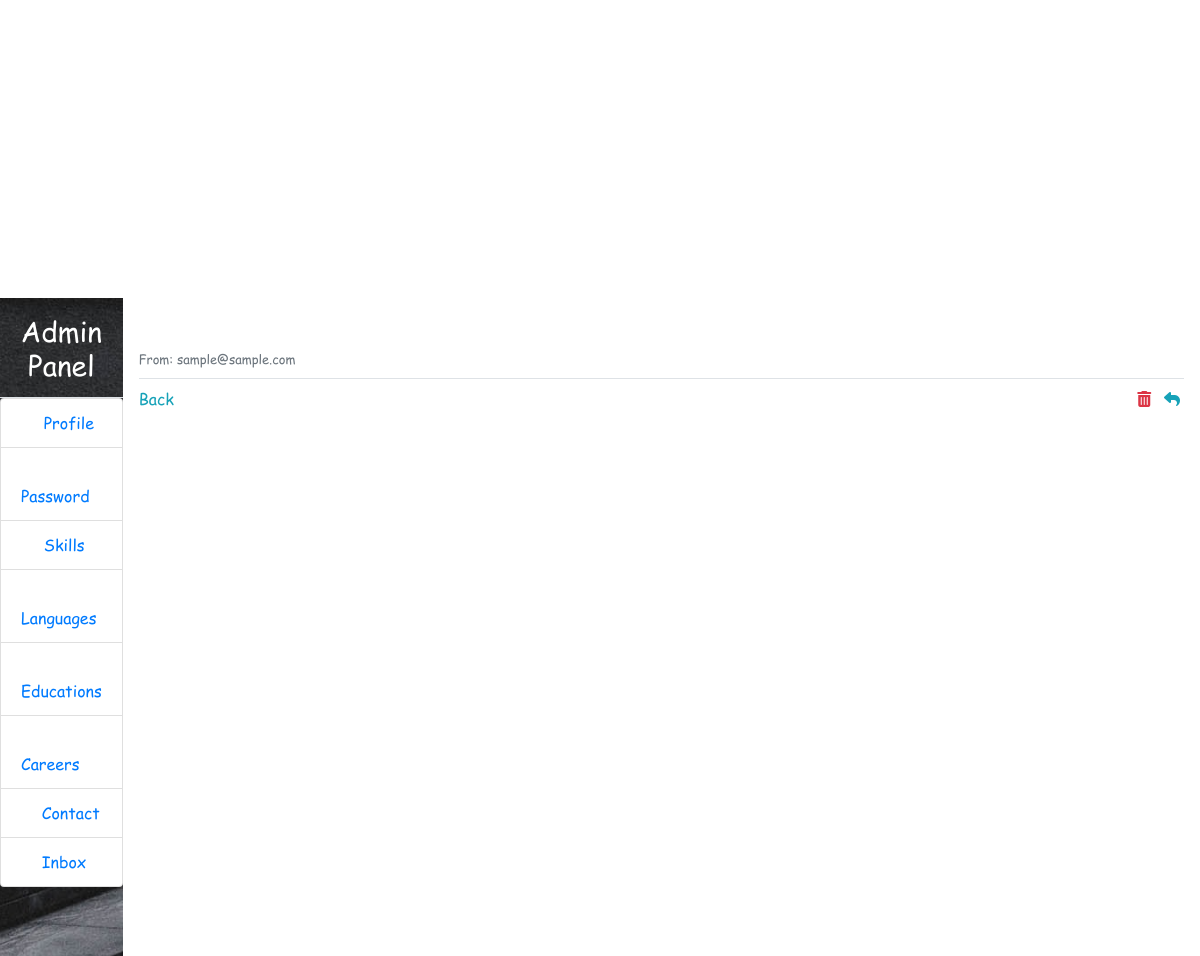
The app's page /admin/contact/messages/1 (signed in, middle part), older data.
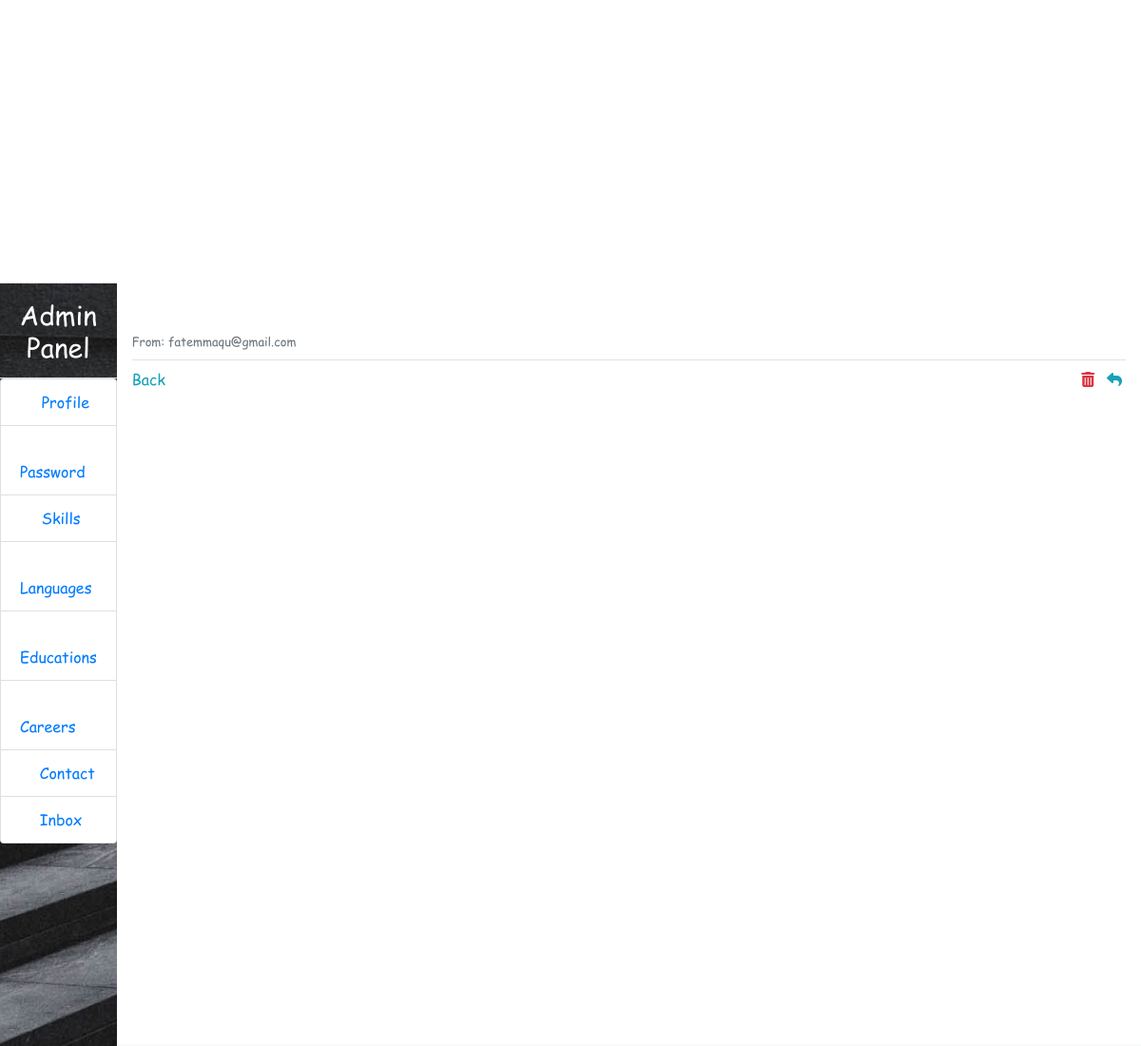
The same page, newer data.
### models.py (models this page shows, shortened)
class Message(db.Model):
    __tablename__ = "messages"
    id = Column(Integer, primary_key=True)
    sender_email = Column(String(128), nullable=False)
    postage_date = Column(DateTime, default=datetime.datetime.now)
    subject = Column(String(128), nullable=False)
    msg = Column(Text, nullable=False)

### mod_admin/views.py (the view)
@admin.route('contact/messages/<int:id>')
@and_profile
@admin_only
def single_message(profile, id):
    message = Message.query.filter(Message.id == id).first()
    if not message:
        abort(404)
    return render_template('admin/single_message.html', message=message, profile=profile)

### utils.py (called while the page is built)
def admin_only(func):
    @wraps(func)
    def inner(*args, **kw):
        if not session.get("fullname"):
            return redirect(url_for("admin.login"))
        return func(*args, **kw)
    return inner

def and_profile(func):
    @wraps(func)
    def inner(*args, **kw):
        profile = Admin.query.first()
        return func(profile, *args, **kw)
    return inner

### templates/admin/single_message.html (shortened to what this page needs)
{% extends 'admin/base.html' %}
{% block content %}
<div id="single-message">
    <header class="p-3 bg-white">
        <div class="border-bottom pb-2">
            <small class="float-right sent-date">
                <li class="fa fa-clock"></li> {{message.postage_date.strftime("%Y/%m/%d") }} at {{message.postage_date.strftime("%H:%M") }}
            </small>
            <h5>{{ message.subject }}</h5>
            <small class="text-muted">From: {{ message.sender_email }}</small>
        </div>
        <div class="pt-2 pb-3">
            <div class="float-left"><a class="text-info" href="{{ url_for('admin.messages') }}">Back</a></div>
            <div class="float-right">
                <a class="mx-1" href="{{ url_for('admin.delete_message', id=message.id) }}">
                    <li class="fa fa-trash text-danger"></li>
                </a>
                <a class="mx-1" href="mailto:{{ message.sender_email }}">
                    <li class="fa fa-reply text-info"></li>
                </a>
            </div>
        </div>
    </header>
</div>
{% endblock %}

Row changes from the older to the newer data that the page shows:
changed Message: sender_email "sample@sample.com" → "fatemmaqu@gmail.com"
